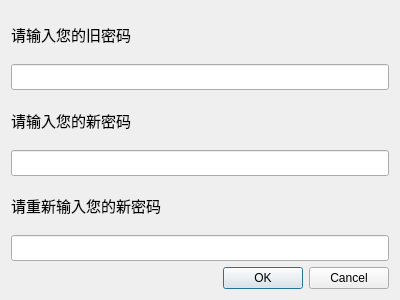
<?xml version="1.0" encoding="UTF-8"?>
<ui version="4.0">
 <class>change_password_dlg</class>
 <widget class="QDialog" name="change_password_dlg">
  <property name="geometry">
   <rect>
    <x>0</x>
    <y>0</y>
    <width>400</width>
    <height>300</height>
   </rect>
  </property>
  <property name="windowTitle">
   <string>修改密码</string>
  </property>
  <layout class="QGridLayout" name="gridLayout">
   <item row="0" column="0">
    <layout class="QVBoxLayout" name="verticalLayout">
     <item>
      <widget class="QLabel" name="l_old_password">
       <property name="font">
        <font>
         <family>Arial</family>
         <pointsize>11</pointsize>
        </font>
       </property>
       <property name="text">
        <string>请输入您的旧密码</string>
       </property>
      </widget>
     </item>
     <item>
      <widget class="QLineEdit" name="le_old_password">
       <property name="font">
        <font>
         <pointsize>11</pointsize>
        </font>
       </property>
       <property name="text">
        <string/>
       </property>
       <property name="echoMode">
        <enum>QLineEdit::PasswordEchoOnEdit</enum>
       </property>
      </widget>
     </item>
     <item>
      <widget class="QLabel" name="l_new_password">
       <property name="font">
        <font>
         <family>Arial</family>
         <pointsize>11</pointsize>
        </font>
       </property>
       <property name="text">
        <string>请输入您的新密码</string>
       </property>
      </widget>
     </item>
     <item>
      <widget class="QLineEdit" name="le_new_password">
       <property name="font">
        <font>
         <pointsize>11</pointsize>
        </font>
       </property>
       <property name="echoMode">
        <enum>QLineEdit::PasswordEchoOnEdit</enum>
       </property>
      </widget>
     </item>
     <item>
      <widget class="QLabel" name="l_new_password_again">
       <property name="font">
        <font>
         <family>Arial</family>
         <pointsize>11</pointsize>
        </font>
       </property>
       <property name="text">
        <string>请重新输入您的新密码</string>
       </property>
      </widget>
     </item>
     <item>
      <widget class="QLineEdit" name="le_new_password_again">
       <property name="font">
        <font>
         <pointsize>11</pointsize>
        </font>
       </property>
       <property name="echoMode">
        <enum>QLineEdit::PasswordEchoOnEdit</enum>
       </property>
      </widget>
     </item>
    </layout>
   </item>
   <item row="1" column="0">
    <widget class="QDialogButtonBox" name="buttonBox">
     <property name="orientation">
      <enum>Qt::Horizontal</enum>
     </property>
     <property name="standardButtons">
      <set>QDialogButtonBox::Cancel|QDialogButtonBox::Ok</set>
     </property>
    </widget>
   </item>
  </layout>
 </widget>
 <resources/>
 <connections>
  <connection>
   <sender>buttonBox</sender>
   <signal>accepted()</signal>
   <receiver>change_password_dlg</receiver>
   <slot>accept()</slot>
   <hints>
    <hint type="sourcelabel">
     <x>248</x>
     <y>254</y>
    </hint>
    <hint type="destinationlabel">
     <x>157</x>
     <y>274</y>
    </hint>
   </hints>
  </connection>
  <connection>
   <sender>buttonBox</sender>
   <signal>rejected()</signal>
   <receiver>change_password_dlg</receiver>
   <slot>reject()</slot>
   <hints>
    <hint type="sourcelabel">
     <x>316</x>
     <y>260</y>
    </hint>
    <hint type="destinationlabel">
     <x>286</x>
     <y>274</y>
    </hint>
   </hints>
  </connection>
 </connections>
</ui>
